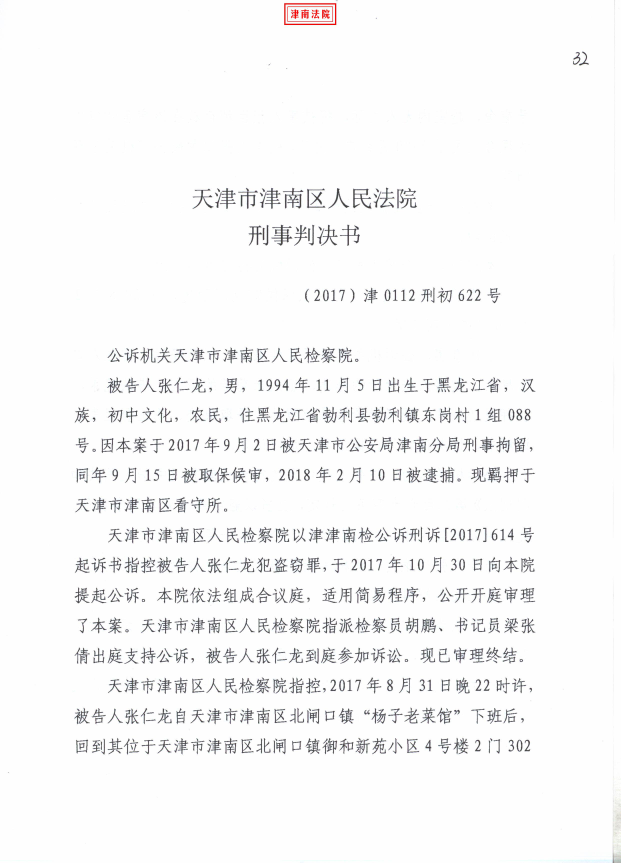
#> input picture test_data/test0.png, 2482 x 3451 px (shown at 1/4 size)
$ python -i uimg.py   (imports and definitions only)
#> lines starting #> are read from the running program, lines starting #| are printed output that depends on the picture; after the words box and inside, x2 and y2 are one past the last pixel; in counts of white or black regions, pixels touching at a corner belong together
import cv2 as cv
import numpy as np
from matplotlib import pyplot as plt


# [8 lines left out: function save, not called in this run]


def read(file_path: str, read_flag=0):
    return cv.imdecode(np.fromfile(file_path, dtype=np.uint8), read_flag)


# [13 lines left out: functions show, reverse, not called in this run]


def auto_bin(img, otsu: bool = False):
    """
    :param otsu: use OTSU instead of Adaptive
    :param img:
    :return:
    """
    # 读取图像，并转为灰度图
    img_grey = cv.cvtColor(img, cv.COLOR_BGR2GRAY) if len(img.shape) == 3 and img.shape[2] == 3 else img
    if otsu:
        return cv.threshold(img_grey, 0, 255, cv.THRESH_BINARY + cv.THRESH_OTSU)[1]
    # 自适应二值化
    img_at_mean = cv.adaptiveThreshold(img_grey, 255, cv.ADAPTIVE_THRESH_GAUSSIAN_C, cv.THRESH_BINARY, 47, 10)
    return img_at_mean


# 固定阈值二值化
# [4 lines left out: function thresh_bin, not called in this run]

# 边缘检测
def canny_bin(img, minv=50, maxv=150, apertureSize=3):
    img_canny = cv.cv.Canny(img, minv, maxv, apertureSize)
    return img_canny

# 腐蚀
# [38 lines left out: functions erode_img, fit_resize, pad_to, not called in this run]


# [9 lines not run here, left out]

>>> import cv2
>>> picture = cv2.imread('../test_data/test0.png')
#> picture is the input picture: shape (3451, 2482, 3); mean B, G, R 247.1, 246.9, 247
>>> result = auto_bin(picture)
#> in auto_bin, `img_at_mean = cv.adaptiveThreshold(img_grey, 255, cv.ADAPTIVE_THRESH_G..`:
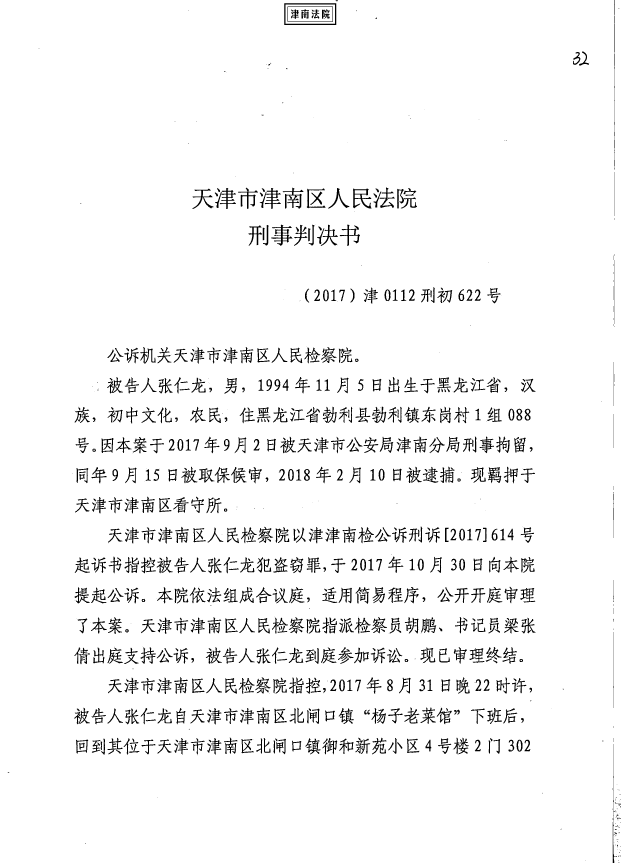
#> img_at_mean: shape (3451, 2482) (shown at 1/4 size); 95.7% white; 1055 black regions (290 under 20 px), largest, box (x1, y1, x2, y2) and area: (1137, 13, 1345, 100) 2850, (1085, 899, 1170, 983) 2069, (1131, 751, 1214, 835) 2028
